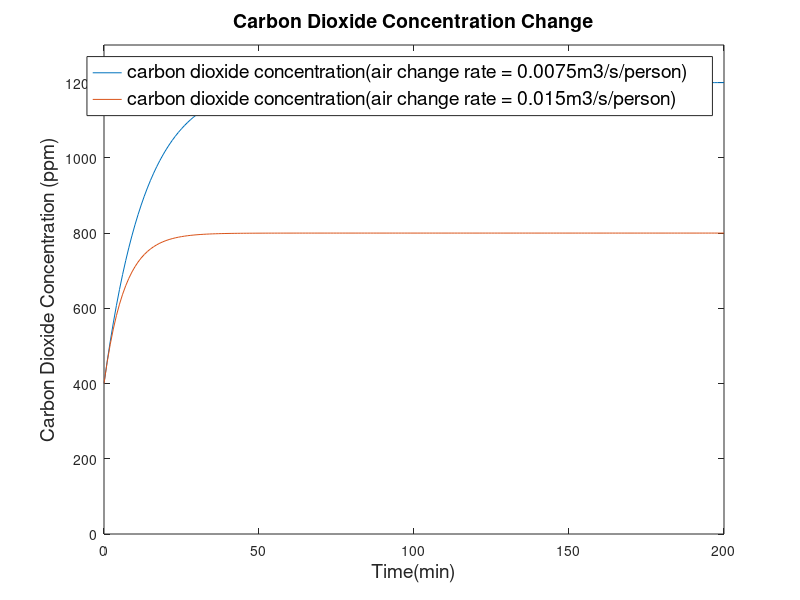
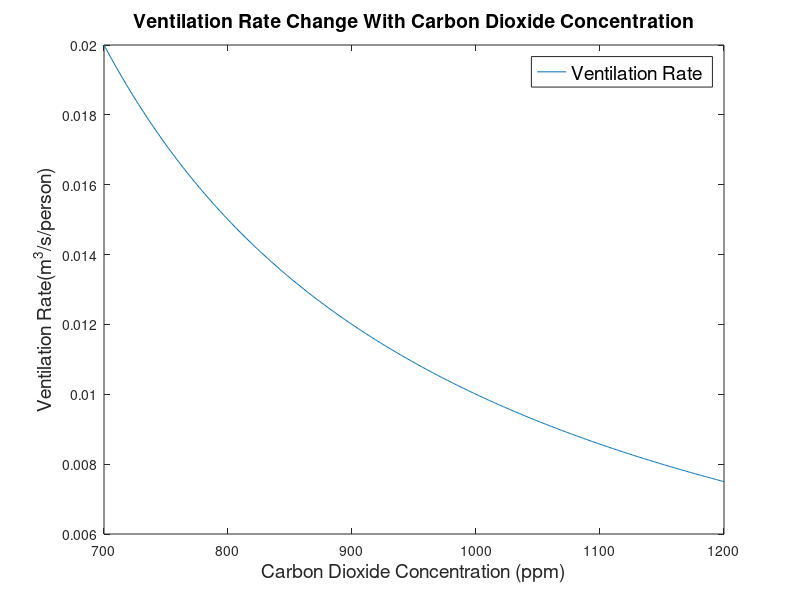
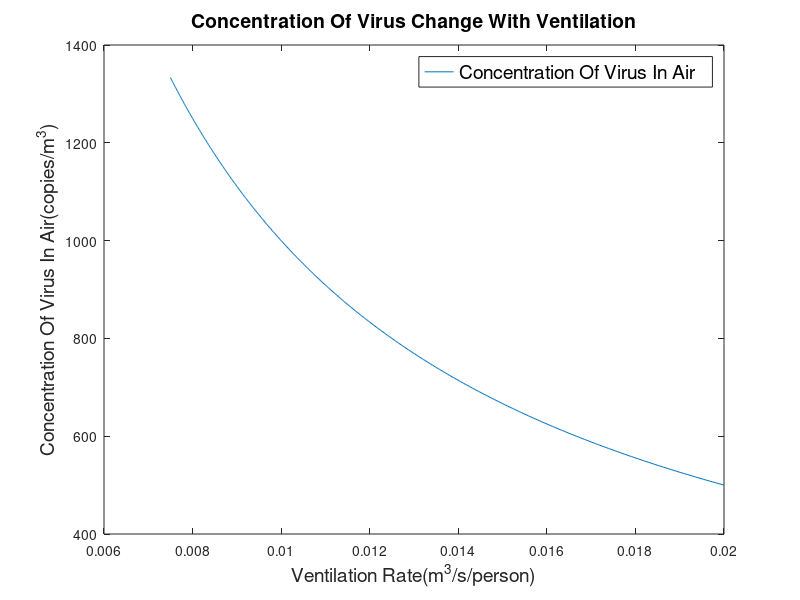

MATLAB code for these plots, in order:
b = 200;
t = 0:1:b;
V = 180; % room volume (m3)
x_initial = 400; % initial pollutant concentration at T =0 (ppm) = 400ppm
x0 = 400; %background pollutant concentration (ppm)
gt = 6; % emission rate (cm3/s)
air_flow_rate_1200 = 0.0075; % air change rate plus deposition rate (m3/s/person)
air_flow_rate_800 = 0.015;
fai_1200 = air_flow_rate_1200*30*3600/V;
xt_1200 = x0 + (gt/air_flow_rate_1200) + (x_initial - x0 - (gt/air_flow_rate_1200))*exp(-fai_1200.*t/60);
fai_800 = air_flow_rate_800*30*3600/V;
xt_800 = x0 + (gt/air_flow_rate_800) + (x_initial - x0 - (gt/air_flow_rate_800))*exp(-fai_800.*t/60);


figure
x = t;
y1 = xt_1200;
y2 = xt_800;
plot(x,[y1;y2]);
axis([0,200,0,1300]);
title("Carbon Dioxide Concentration Change","FontSize",14);
xlabel("Time(min)","FontSize",14);
ylabel("Carbon Dioxide Concentration (ppm)","FontSize",14);
legend("carbon dioxide concentration(air change rate = 0.0075m3/s/person)","carbon dioxide concentration(air change rate = 0.015m3/s/person)","FontSize",14);


xt = 700:1:1200;
x0_co2 = 400;
gt = 6;
air_flow_rate = gt./(xt-x0_co2);

figure
x = xt;
y = air_flow_rate;
plot(x,y);
title("Ventilation Rate Change With Carbon Dioxide Concentration","FontSize",14);
xlabel("Carbon Dioxide Concentration (ppm)","FontSize",14);
ylabel("Ventilation Rate(m^{3}/s/person)","FontSize",14);
legend("Ventilation Rate","FontSize",14);

virus_emission_gt = 10;%virus emission copies/s/person
xt_virus = virus_emission_gt./air_flow_rate; % concentration of virus in air 

figure
x = air_flow_rate;
y = xt_virus;
plot(x,y);
title("Concentration Of Virus Change With Ventilation","FontSize",14);
xlabel("Ventilation Rate(m^{3}/s/person)","FontSize",14);
ylabel("Concentration Of Virus In Air(copies/m^{3})","FontSize",14);
legend("Concentration Of Virus In Air","FontSize",14);

